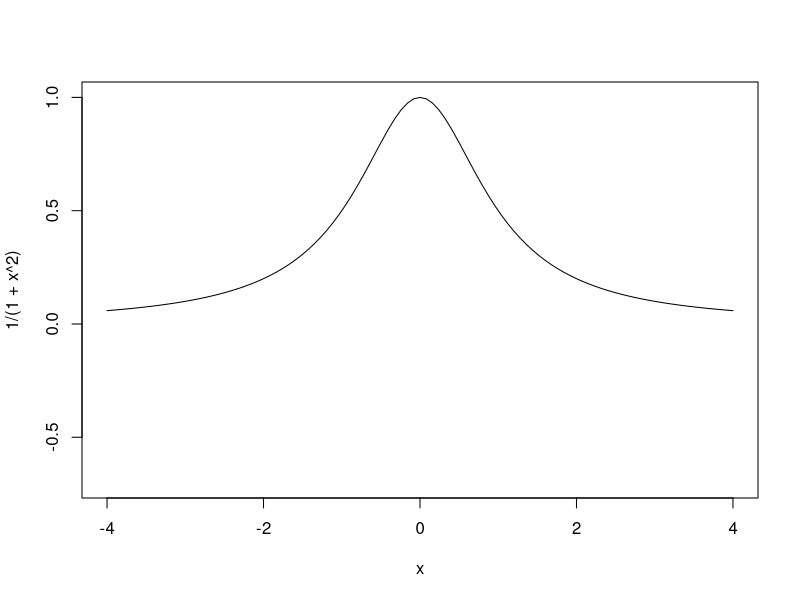
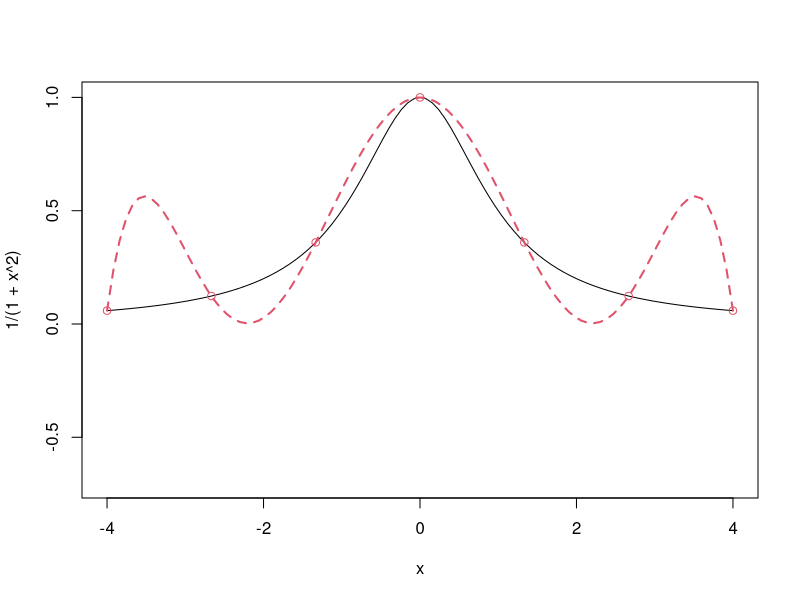
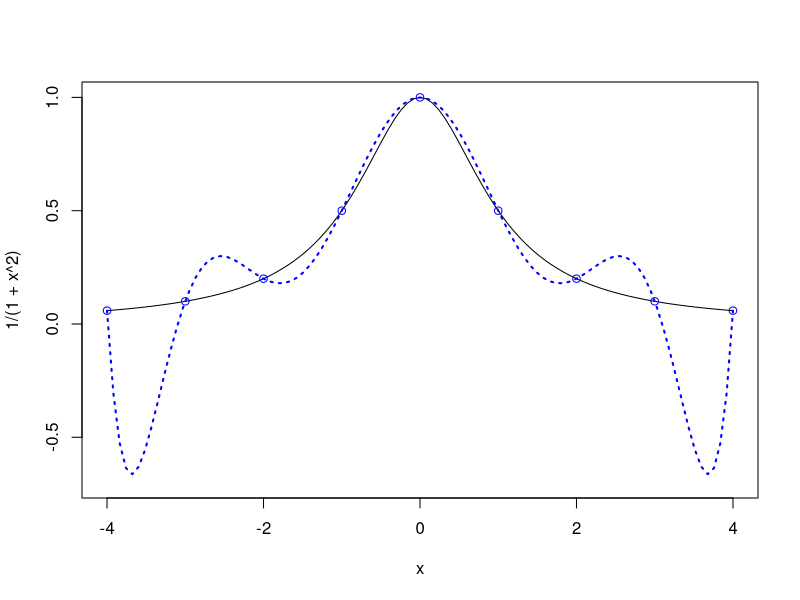
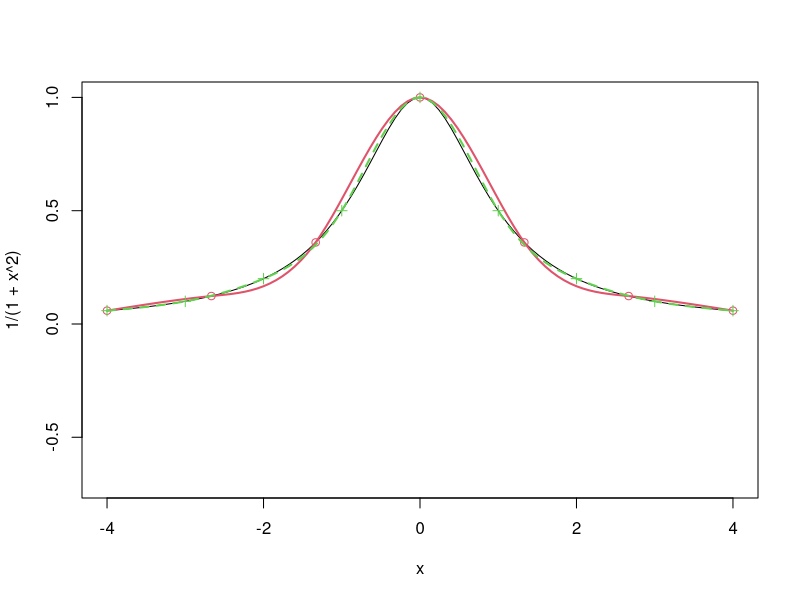
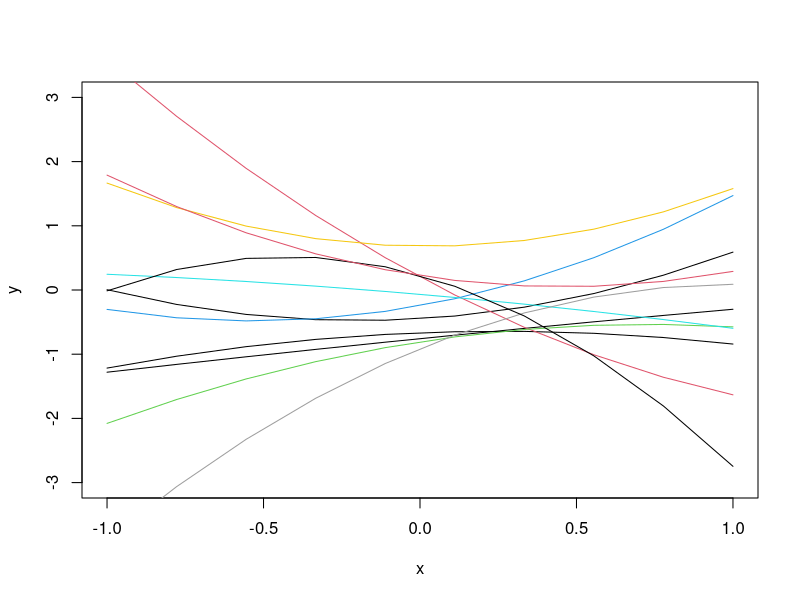
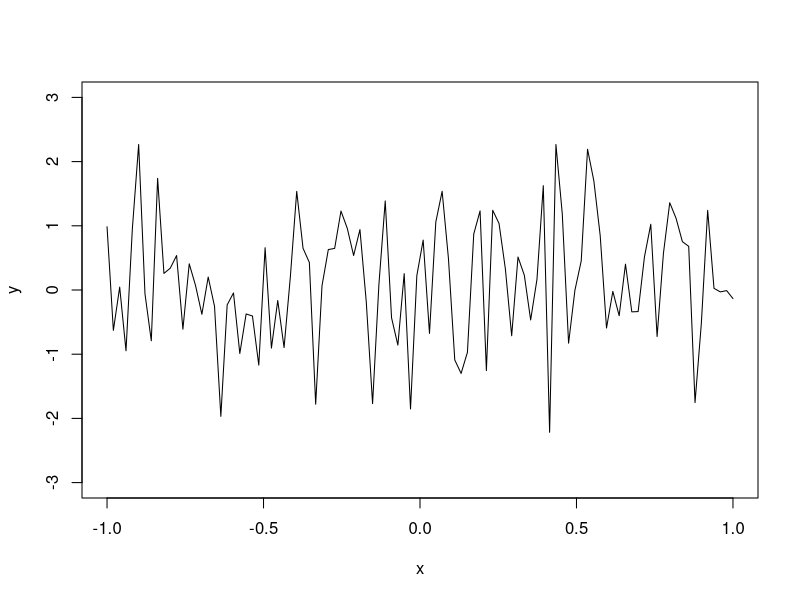
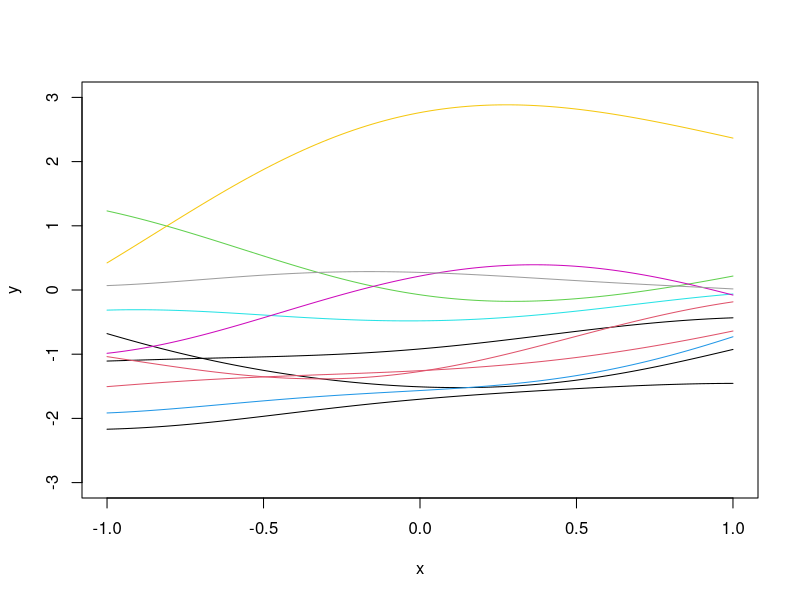
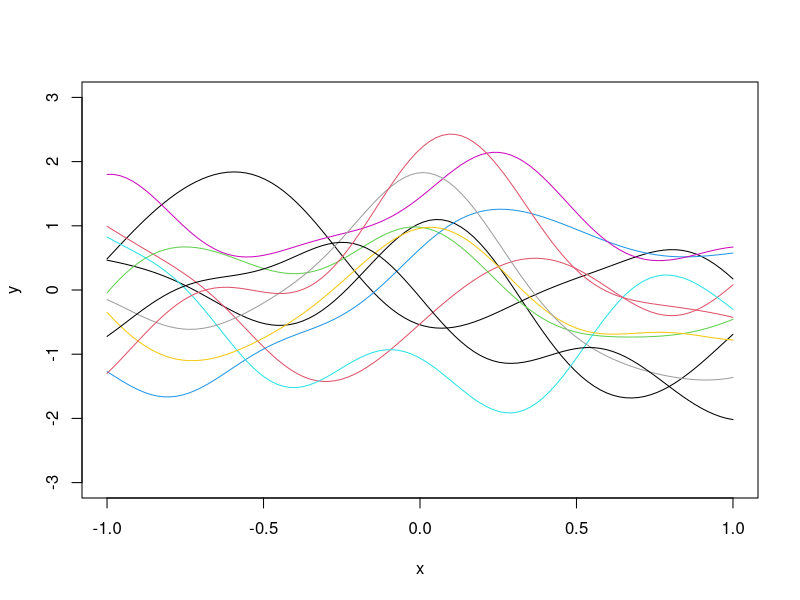

Recreate these plots in R, in order.
## ---- chunk 1
curve(1/(1+x^2), from=-4, to=4, ylim=c(-.7,1))
## ---- chunk 2
curve(1/(1+x^2), from=-4, to=4, ylim=c(-.7,1))
x=seq(-4,4,length=7)
y=1/(1+x^2)
X=as.matrix(cbind(1,x,x^2,x^3,x^4,x^5,x^6))
a=solve(X,y)
u=seq(-4,4,length=100)
yhat=u
for(i in 1:100)
  yhat[i]=sum(c(1,u[i],u[i]^2,u[i]^3,u[i]^4,u[i]^5,u[i]^6)*a)
lines(u,yhat, col=2, lty=2, lwd = 2)
points(x,y,col=2)
## ---- chunk 3
curve(1/(1+x^2), from=-4, to=4, ylim=c(-.7,1))
x=seq(-4,4,length=9)
y=1/(1+x^2)
X=as.matrix(cbind(1,x,x^2,x^3,x^4,x^5,x^6,x^7,x^8))
a=solve(X,y)
u=seq(-4,4,length=100)
yhat=u
for(i in 1:100)
  yhat[i]=sum(c(1,u[i],u[i]^2,u[i]^3,u[i]^4,u[i]^5,u[i]^6, u[i]^7,u[i]^8)*a)
lines(u,yhat, col='blue', lty=3, lwd = 2)
points(x,y,col="blue")
## ---- chunk 4
curve(1/(1+x^2), from=-4, to=4, ylim=c(-.7,1))

# Splines with 7 points

x=seq(-4,4,length=7)
y=1/(1+x^2)
points(x,y,col=2)
a=splinefun(x,y,method="natural")
curve(a,add=T,col=2, lwd = 2)

# Splines with 9 points

x=seq(-4,4,length=9)
y=1/(1+x^2)
points(x,y, pch=3,col=3)
a=splinefun(x,y,method="natural")
curve(a,add=T,col=3, lty=2, lwd = 2)
## ---- chunk 5
x=seq(-1,1,length=10)
b=rnorm(3)
y=b[1]+b[2]*x+b[3]*x^2
plot(x,y,"l", ylim=c(-3,3))
b=rnorm(3)
y=b[1]+b[2]*x+b[3]*x^2
lines(x,y,"l")
for(i in 1:10)
{b=rnorm(3)
y=b[1]+b[2]*x+b[3]*x^2
lines(x,y,"l",col=i)}
## ---- chunk 6
N=100
x=seq(-1,1,length=N)
y=rnorm(N)
plot(x,y,"l", ylim=c(-3,3))
## ---- chunk 7
E=as.matrix(dist(x, diag=T, ,upper=T))

# Correlation matrix R
R=exp(-0.5*E^2)
eig=eigen(R)
R.sqrt=eig$vec%*%diag(sqrt(eig$val+10^(-10)))%*%t(eig$vec)
z=rnorm(N)
y=R.sqrt%*%z
plot(x,y,"l", ylim=c(-3,3))
for(i in 1:10)
  lines(x,R.sqrt%*%rnorm(N),col=i)
## ---- chunk 8
E=as.matrix(dist(x, diag=T, ,upper=T))

# Correlation matrix R
R=exp(-5*E^2)
eig=eigen(R)
R.sqrt=eig$vec%*%diag(sqrt(eig$val+10^(-10)))%*%t(eig$vec)
z=rnorm(N)
y=R.sqrt%*%z
plot(x,y,"l", ylim=c(-3,3))
for(i in 1:10)
  lines(x,R.sqrt%*%rnorm(N),col=i)
## ---- chunk 9
# Computer model
f=function(x)
  sin(30*(x-.9)^4)*cos(2*(x-.9))+(x-.9)/2

n=10
D=seq(0,1,length=n)
y=f(D)
curve(f(x),from=0,to=1, ylim = c(-0.75, 0.55))
points(D,y,pch=4,cex=2)
E=as.matrix(dist(D, diag=T, upper=T))
theta=100
R=exp(-theta*E^2)
mu=0
I=diag(n)
Rinv=solve(R+10^(-10)*I)
coef=Rinv%*%(y-mu)

basis=function(h)
  exp(-theta*h^2)
r=function(x)
{
  vec=basis(x-D)
  return(vec)
}

fhat=function(x)
  mu+t(r(x))%*%coef

sigma2=drop(1/n*t(y-mu)%*%Rinv%*%(y-mu))
f.var=function(x)
  sigma2*(1-t(r(x))%*%Rinv%*%r(x))

N=1000
u=seq(0,1,length=N)
y.pred=y.low=y.high=numeric(N)
for(i in 1:N)
{
  y.pred[i]=fhat(u[i])
  SD=sqrt(f.var(u[i]))
  y.low[i]=y.pred[i]-2*SD
  y.high[i]=y.pred[i]+2*SD
}

lines(u,y.pred,col=3,lwd=2)
lines(u,y.low,lty=2,col=2,lwd=2)
lines(u,y.high,lty=2,col=2,lwd=2)
test=u
## ---- chunk 10
# RMSE
sqrt(mean((apply(cbind(test),1,fhat)-f(test))^2))
## ---- chunk 11
curve(f(x),from=0,to=1, ylim = c(-0.75, 0.55))
points(D,y,pch=4,cex=2)
E=as.matrix(dist(D, diag=T, upper=T))
theta=100
R=exp(-theta*E^2)
mu=100
I=diag(n)
Rinv=solve(R+10^(-10)*I)
coef=Rinv%*%(y-mu)

basis=function(h)
  exp(-theta*h^2)
r=function(x)
{
  vec=basis(x-D)
  return(vec)
}

fhat=function(x)
  mu+t(r(x))%*%coef

sigma2=drop(1/n*t(y-mu)%*%Rinv%*%(y-mu))
f.var=function(x)
  sigma2*(1-t(r(x))%*%Rinv%*%r(x))

N=1000
u=seq(0,1,length=N)
y.pred=y.low=y.high=numeric(N)
for(i in 1:N)
{
  y.pred[i]=fhat(u[i])
  SD=sqrt(f.var(u[i]))
  y.low[i]=y.pred[i]-2*SD
  y.high[i]=y.pred[i]+2*SD
}

lines(u,y.pred,col=3,lwd=2)
lines(u,y.low,lty=2,col=2,lwd=2)
lines(u,y.high,lty=2,col=2,lwd=2)
## ---- chunk 12
# RMSE
sqrt(mean((apply(cbind(test),1,fhat)-f(test))^2))
## ---- chunk 13
one=rep(1,n)
mu=drop(t(one)%*%Rinv%*%y/(t(one)%*%Rinv%*%one))
## ---- chunk 14
mu
## ---- chunk 15
coef=Rinv%*%(y-mu)
sigma2=drop(1/n*t(y-mu)%*%Rinv%*%(y-mu))
f.var=function(x)
{ 
  fac=1/(one%*%Rinv%*%one)
  val=sigma2*(1-t(r(x))%*%Rinv%*%r(x)+fac*(1-t(r(x))%*%Rinv%*%one)^2)
  return(val)
}

for(i in 1:N)
{
  y.pred[i]=fhat(u[i])
  SD=sqrt(f.var(u[i]))
  y.low[i]=y.pred[i]-2*SD
  y.high[i]=y.pred[i]+2*SD
}
curve(f(x),from=0,to=1, ylim= c(-0.75, 0.55))
points(D,y)
lines(u,y.pred,col=3,lwd=2)
lines(u,y.low,lty=2,col=2,lwd=2)
lines(u,y.high,lty=2,col=2,lwd=2)
test=u

# RMSE
sqrt(mean((apply(cbind(test),1,fhat)-f(test))^2))
## ---- chunk 16
# RMSE
sqrt(mean((apply(cbind(test),1,fhat)-f(test))^2))
## ---- chunk 17
theta=1000
R=exp(-theta*E^2)
mu=0
I=diag(n)
Rinv=solve(R+10^(-10)*I)
coef=Rinv%*%(y-mu)
sigma2=drop(1/n*t(y-mu)%*%Rinv%*%(y-mu))
f.var=function(x)
{ 
  fac=1/(one%*%Rinv%*%one)
  val=sigma2*(1-t(r(x))%*%Rinv%*%r(x)+fac*(1-t(r(x))%*%Rinv%*%one)^2)
  return(val)
}

for(i in 1:N)
{
  y.pred[i]=fhat(u[i])
  SD=sqrt(f.var(u[i]))
  y.low[i]=y.pred[i]-2*SD
  y.high[i]=y.pred[i]+2*SD
}
curve(f(x),from=0,to=1, ylim= c(-0.75, 0.55))
points(D,y)
lines(u,y.pred,col=3,lwd=2)
lines(u,y.low,lty=2,col=2,lwd=2)
lines(u,y.high,lty=2,col=2,lwd=2)
## ---- chunk 18
# RMSE
sqrt(mean((apply(cbind(test),1,fhat)-f(test))^2))
